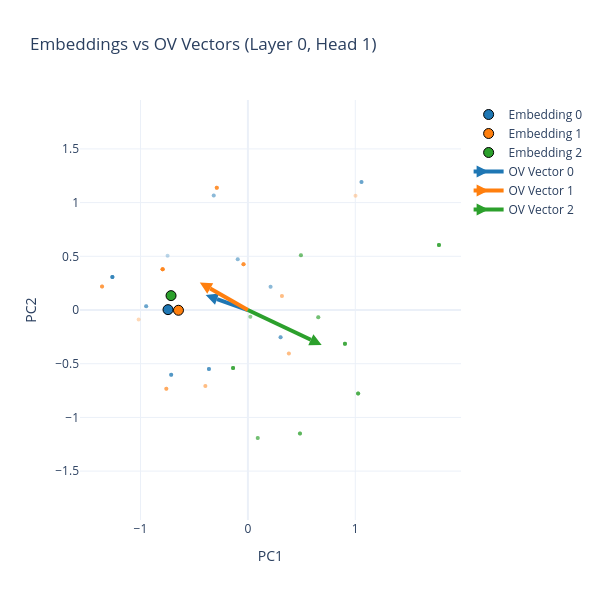

The notebook cell this image was saved under:
### Code cell
plot_real_ov_vectors(model, process, num_seqs=10, seq_len=10, layer_idx=0, head_idx=1)

### Figure 1 — Plotly figure (JSON) as saved in the notebook; plotly's stock layout.template omitted (floating-point values rounded to 4 significant figures)
{"data": [{"marker": {"color": "#1f77b4", "line": {"color": "black", "width": 1}, "size": 10, "symbol": "circle"}, "mode": "markers", "name": "Embedding 0", "type": "scatter", "x": [-0.7436], "y": [0.003615]}, {"marker": {"color": "#ff7f0e", "line": {"color": "black", "width": 1}, "size": 10, "symbol": "circle"}, "mode": "markers", "name": "Embedding 1", "type": "scatter", "x": [-0.6464], "y": [-0.002426]}, {"marker": {"color": "#2ca02c", "line": {"color": "black", "width": 1}, "size": 10, "symbol": "circle"}, "mode": "markers", "name": "Embedding 2", "type": "scatter", "x": [-0.7155], "y": [0.134]}, {"line": {"color": "#1f77b4", "width": 4}, "marker": {"angleref": "previous", "color": "#1f77b4", "size": 12, "symbol": "arrow-bar-up"}, "mode": "lines+markers", "name": "OV Vector 0", "type": "scatter", "x": [0, -0.3927], "y": [0, 0.1392]}, {"marker": {"color": "#1f77b4", "opacity": 0.3, "size": 4}, "mode": "markers", "showlegend": false, "type": "scatter", "x": [-0.3626, -0.9471, 1.058, -0.7477, 0.3045, 0.2114, -1.262, 0.3045, -0.09467, -0.318, -0.7142, -1.262, -0.3626, -0.9471, -1.262, 0.3045, -0.3626, -0.7142, -0.09467, -0.7142, -0.9471, -0.7142, -1.262, 1.058, -1.262, -0.3626, -0.318, 1.058, -1.262, 0.2114], "y": [-0.5482, 0.03562, 1.192, 0.5043, -0.2544, 0.2176, 0.3066, -0.2544, 0.4735, 1.067, -0.6033, 0.3066, -0.5482, 0.03562, 0.3066, -0.2544, -0.5482, -0.6033, 0.4735, -0.6033, 0.03562, -0.6033, 0.3066, 1.192, 0.3066, -0.5482, 1.067, 1.192, 0.3066, 0.2176]}, {"line": {"color": "#ff7f0e", "width": 4}, "marker": {"angleref": "previous", "color": "#ff7f0e", "size": 12, "symbol": "arrow-bar-up"}, "mode": "lines+markers", "name": "OV Vector 1", "type": "scatter", "x": [0, -0.4477], "y": [0, 0.2552]}, {"marker": {"color": "#ff7f0e", "opacity": 0.3, "size": 4}, "mode": "markers", "showlegend": false, "type": "scatter", "x": [-0.7938, 0.3815, -0.2897, -1.358, 0.317, -0.04057, 1.002, -1.358, -0.7938, -0.04057, -0.2897, -0.3959, 0.317, -0.7938, -0.04057, -0.2897, -0.7592, -0.7938, -0.04057, -0.2897, -1.358, -1.358, -0.7938, 0.3815, -0.04057, -0.3959, -0.2897, -0.7938, -0.7592, -0.7938, -1.017, -0.7592], "y": [0.3801, -0.4046, 1.139, 0.2182, 0.1294, 0.4257, 1.063, 0.2182, 0.3801, 0.4257, 1.139, -0.7068, 0.1294, 0.3801, 0.4257, 1.139, -0.7336, 0.3801, 0.4257, 1.139, 0.2182, 0.2182, 0.3801, -0.4046, 0.4257, -0.7068, 1.139, 0.3801, -0.7336, 0.3801, -0.08786, -0.7336]}, {"line": {"color": "#2ca02c", "width": 4}, "marker": {"angleref": "previous", "color": "#2ca02c", "size": 12, "symbol": "arrow-bar-up"}, "mode": "lines+markers", "name": "OV Vector 2", "type": "scatter", "x": [0, 0.6871], "y": [0, -0.3247]}, {"marker": {"color": "#2ca02c", "opacity": 0.3, "size": 4}, "mode": "markers", "showlegend": false, "type": "scatter", "x": [0.6554, 0.09176, 0.4849, 0.4938, -0.1378, 0.09176, 1.026, 0.4849, -0.1378, 1.779, 0.09176, 0.9035, 0.02305, -0.1378, 1.779, 1.026, 1.779, 0.9035, -0.1378, 1.779, 0.9035, 0.02305, 1.026, 0.4849, 0.4938, -0.1378, 1.779, 0.9035, 1.779, 0.9035, 1.026, 0.6554, 0.4849, 0.4938, -0.1378, 0.9035, 1.026, 0.6554], "y": [-0.0671, -1.192, -1.149, 0.5101, -0.5388, -1.192, -0.7766, -1.149, -0.5388, 0.6055, -1.192, -0.3146, -0.06266, -0.5388, 0.6055, -0.7766, 0.6055, -0.3146, -0.5388, 0.6055, -0.3146, -0.06266, -0.7766, -1.149, 0.5101, -0.5388, 0.6055, -0.3146, 0.6055, -0.3146, -0.7766, -0.0671, -1.149, 0.5101, -0.5388, -0.3146, -0.7766, -0.0671]}], "layout": {"height": 600, "title": {"text": " Embeddings vs OV Vectors (Layer 0, Head 1)"}, "width": 600, "xaxis": {"title": {"text": "PC1"}}, "yaxis": {"scaleanchor": "x", "scaleratio": 1, "title": {"text": "PC2"}}}}
